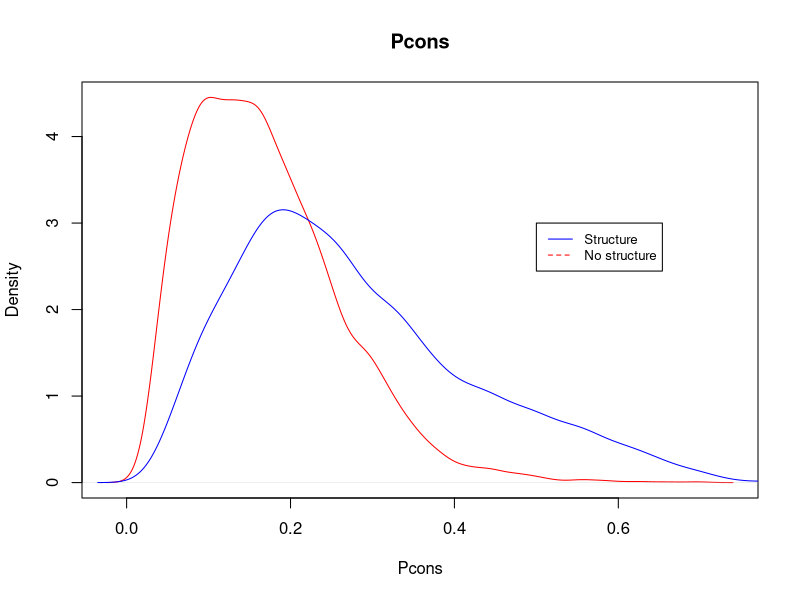
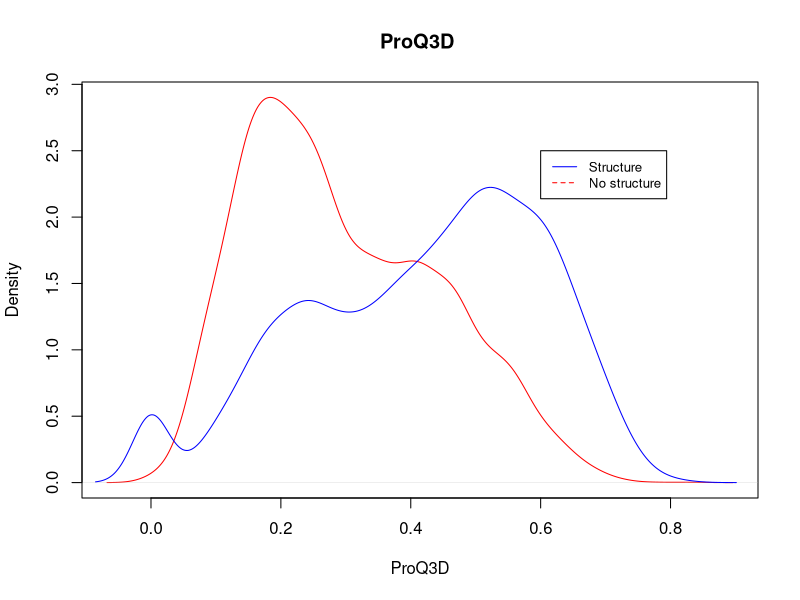
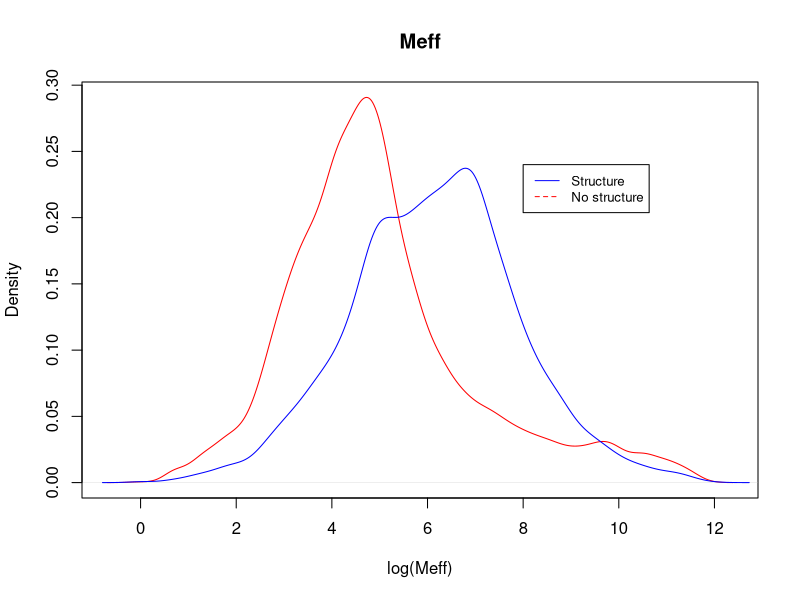
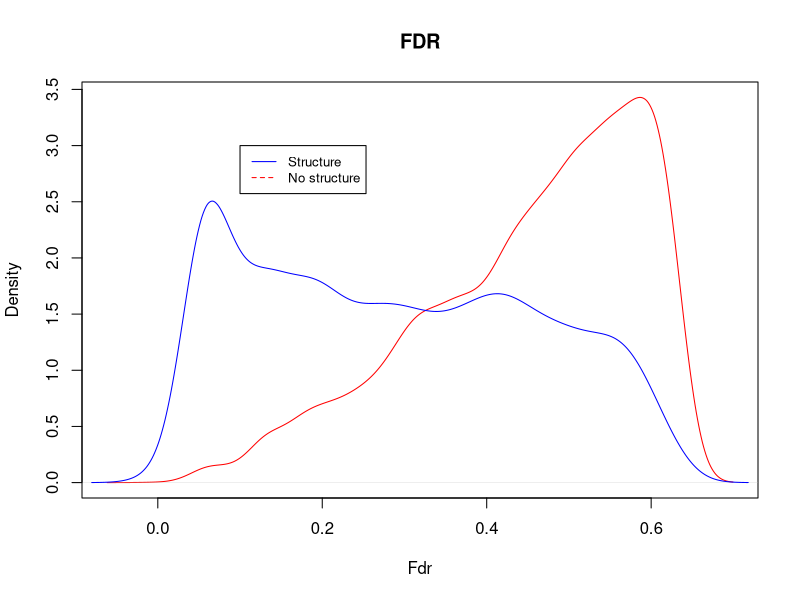

The R source for these figures, in order:

data<-read.csv("../stats.txt",header = TRUE, sep = ",")
structure=na.omit(data)
#nostruct=data[apply(is.na(data$TM), 1, any),]
nostruct=data[which(is.na(data$tm) &! is.na(data$fdr)),]
nostruct$logMeff=log(nostruct$Meff)
structure$logMeff=log(structure$Meff)

structPcons<-density(structure$pcons)
nostructPcons<-density(nostruct$pcons)
structProQ<-density(structure$proq3)
nostructProQ<-density(nostruct$proq3)
structMeff<-density(structure$Meff)
nostructMeff<-density(nostruct$Meff)
structlogMeff<-density(structure$logMeff)
nostructlogMeff<-density(nostruct$logMeff)
structFDR<-density(structure$fdr)
nostructFDR<-density(nostruct$fdr)

postscript("density_pcons.eps", width=8,height=8,paper="special",horizontal=F,onefile=F,colormodel="rgb")
plot(nostructPcons,main="Pcons", xlab="Pcons", ylab="Density",col="red")
lines(structPcons,col="blue")
legend(0.5,3, legend=c("Structure", "No structure"), col=c("blue", "red"), lty=1:2, cex=0.8)
dev.off()

postscript("density_proq.eps", width=8,height=8,paper="special",horizontal=F,onefile=F,colormodel="rgb")
plot(nostructProQ,main="ProQ3D ", xlab="ProQ3D", ylab="Density",col="red")
lines(structProQ,col="blue")
legend(0.6,2.5, legend=c("Structure", "No structure"), col=c("blue", "red"), lty=1:2, cex=0.8)
dev.off()

postscript("density_meff.eps", width=8,height=8,paper="special",horizontal=F,onefile=F,colormodel="rgb")
plot(nostructlogMeff,main="Meff", xlab="log(Meff)", ylab="Density",col="red")
lines(structlogMeff,col="blue")
legend(8,0.24, legend=c("Structure", "No structure"), col=c("blue", "red"), lty=1:2, cex=0.8)
dev.off()

postscript("density_fdr.eps", width=8,height=8,paper="special",horizontal=F,onefile=F,colormodel="rgb")
plot(nostructFDR,main="FDR", xlab="Fdr", ylab="Density",col="red")
lines(structFDR,col="blue")
legend(0.1,3, legend=c("Structure", "No structure"), col=c("blue", "red"), lty=1:2, cex=0.8)
dev.off()
